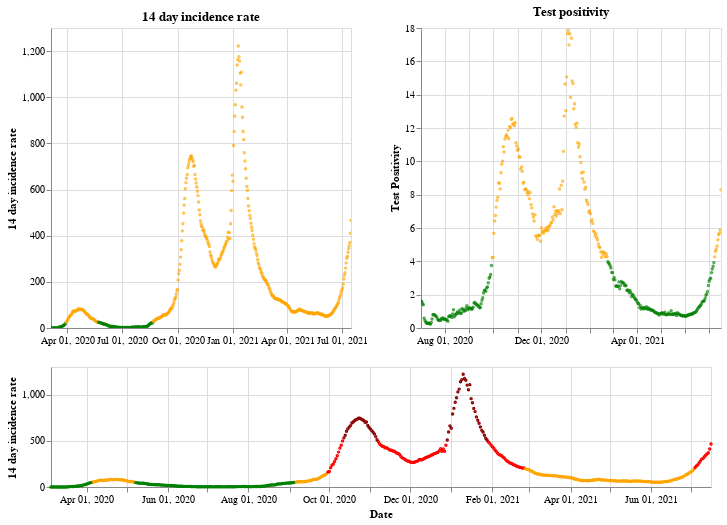

The code cell stored with this chart in its notebook:
### Markdown cell above
## Northern Ireland

### Code cell
plot_traffic_light('Northern Ireland')

### Figure 1 — Vega-Lite specification as saved in the notebook (floating-point values rounded to 4 significant figures; data arrays with more than 128 entries replaced by an {"elided": "..."} marker saying what was removed)
{"config": {"view": {"continuousWidth": 400, "continuousHeight": 300}}, "vconcat": [{"hconcat": [{"mark": {"type": "point", "size": 2}, "encoding": {"color": {"condition": {"value": "green", "test": "(datum.twoWeeklyCasesRate <= 25)"}, "value": "orange"}, "tooltip": [{"type": "nominal", "field": "areaName"}, {"type": "temporal", "field": "date"}, {"type": "quantitative", "field": "twoWeeklyCasesRate"}, {"type": "quantitative", "field": "testPositivity"}], "x": {"type": "temporal", "axis": {"title": ""}, "field": "date", "scale": {"domain": {"selection": "DateBrush"}}, "timeUnit": "yearmonthdate"}, "y": {"type": "quantitative", "axis": {"title": "14 day incidence rate"}, "field": "twoWeeklyCasesRate"}}, "title": "14 day incidence rate", "width": 300}, {"mark": {"type": "point", "size": 2}, "encoding": {"color": {"condition": {"value": "green", "test": "(datum.testPositivity <= 4)"}, "value": "orange"}, "tooltip": [{"type": "nominal", "field": "areaName"}, {"type": "temporal", "field": "date"}, {"type": "quantitative", "field": "twoWeeklyCasesRate"}, {"type": "quantitative", "field": "testPositivity"}], "x": {"type": "temporal", "axis": {"title": ""}, "field": "date", "scale": {"domain": {"selection": "DateBrush"}}, "timeUnit": "yearmonthdate"}, "y": {"type": "quantitative", "axis": {"title": "Test Positivity"}, "field": "testPositivity"}}, "title": "Test positivity", "width": 300}]}, {"layer": [{"mark": {"type": "point", "size": 2}, "encoding": {"color": {"condition": {"value": "orange", "test": "(((datum.testPositivity < 4) && (datum.twoWeeklyCasesRate >= 50)) && (datum.twoWeeklyCasesRate < 200))"}, "value": "red"}, "opacity": {"condition": {"value": 1, "test": "((datum.twoWeeklyCasesRate >= 50) && (datum.twoWeeklyCasesRate < 500))"}, "value": 0}, "tooltip": [{"type": "nominal", "field": "areaName"}, {"type": "temporal", "field": "date"}, {"type": "quantitative", "field": "twoWeeklyCasesRate"}, {"type": "quantitative", "field": "testPositivity"}], "x": {"type": "temporal", "axis": {"title": "Date"}, "field": "date", "timeUnit": "yearmonthdate"}, "y": {"type": "quantitative", "axis": {"title": "14 day incidence rate"}, "field": "twoWeeklyCasesRate"}}, "selection": {"DateBrush": {"type": "interval", "encodings": ["x"], "fields": ["Time"]}}}, {"mark": {"type": "point", "size": 2}, "encoding": {"color": {"value": "darkred"}, "opacity": {"condition": {"value": 1, "test": "(datum.twoWeeklyCasesRate >= 500)"}, "value": 0}, "tooltip": [{"type": "nominal", "field": "areaName"}, {"type": "temporal", "field": "date"}, {"type": "quantitative", "field": "twoWeeklyCasesRate"}, {"type": "quantitative", "field": "testPositivity"}], "x": {"type": "temporal", "axis": {"title": "Date"}, "field": "date", "timeUnit": "yearmonthdate"}, "y": {"type": "quantitative", "axis": {"title": "14 day incidence rate"}, "field": "twoWeeklyCasesRate"}}}, {"mark": {"type": "point", "size": 2}, "encoding": {"color": {"condition": {"value": "green", "test": "((datum.testPositivity < 4) && (datum.twoWeeklyCasesRate < 50))"}, "value": "orange"}, "opacity": {"condition": {"value": 1, "test": "(datum.twoWeeklyCasesRate < 50)"}, "value": 0}, "tooltip": [{"type": "nominal", "field": "areaName"}, {"type": "temporal", "field": "date"}, {"type": "quantitative", "field": "twoWeeklyCasesRate"}, {"type": "quantitative", "field": "testPositivity"}], "x": {"type": "temporal", "axis": {"title": "Date"}, "field": "date", "timeUnit": "yearmonthdate"}, "y": {"type": "quantitative", "axis": {"title": "14 day incidence rate"}, "field": "twoWeeklyCasesRate"}}}], "height": 120, "width": 660}], "data": {"name": "data-b1cd05d2a76a57ef6e8ad2ab328c86c2"}, "$schema": "https://vega.github.io/schema/vega-lite/v4.8.1.json", "datasets": {"data-b1cd05d2a76a57ef6e8ad2ab328c86c2": {"elided": "499 records"}}}
